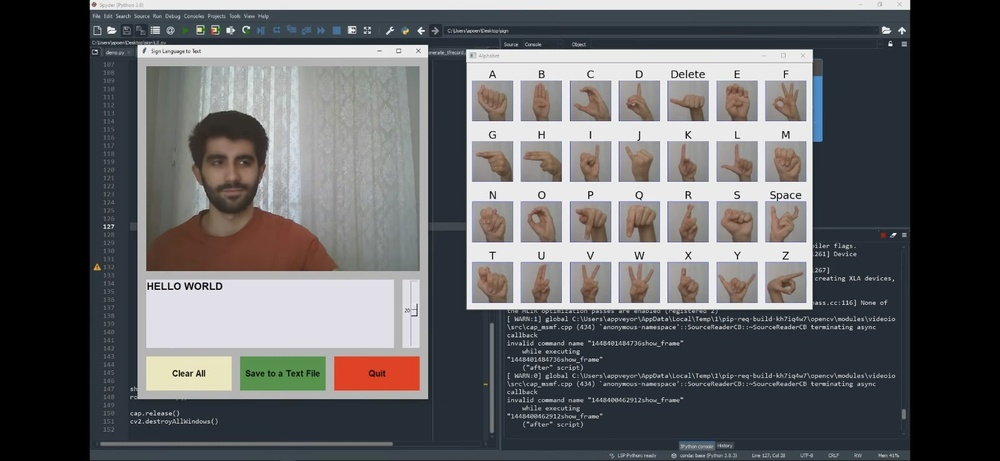
#> input picture ref image.jpeg, 1000 x 461 px, shrunk from 1600 x 738 before the run, found by its file name
$ python crop_hand.py
#> lines starting #> are read from the running program, lines starting #| are printed output that depends on the picture
import cv2
import numpy as np

img = cv2.imread("ref image.jpeg")
#> img is the input picture: shape (461, 1000, 3); mean B, G, R 97.7, 95.9, 94.9
print("Image shape:", img.shape)
#| Image shape: (461, 1000, 3)
# Top left hand is approximately [100:300, 30:200]
h, w = img.shape[:2]
#> h = 461; w = 1000
crop_a = img[int(h*0.15):int(h*0.35), int(w*0.05):int(w*0.3)]
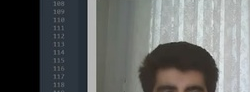
#> crop_a: shape (92, 250, 3); mean B, G, R 99.2, 100.2, 97.9
cv2.imwrite("scratch/crop_a.jpg", crop_a)
print("Saved crop_a.jpg with shape:", crop_a.shape)
#| Saved crop_a.jpg with shape: (92, 250, 3)
